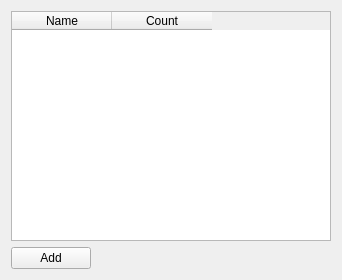
<?xml version="1.0" encoding="UTF-8"?>
<ui version="4.0">
 <class>GroupsWidget</class>
 <widget class="QWidget" name="GroupsWidget">
  <property name="geometry">
   <rect>
    <x>0</x>
    <y>0</y>
    <width>342</width>
    <height>280</height>
   </rect>
  </property>
  <property name="windowTitle">
   <string>Form</string>
  </property>
  <layout class="QVBoxLayout" name="verticalLayout">
   <item>
    <widget class="QTableWidget" name="addGroupPB">
     <column>
      <property name="text">
       <string>Name</string>
      </property>
     </column>
     <column>
      <property name="text">
       <string>Count</string>
      </property>
     </column>
    </widget>
   </item>
   <item>
    <widget class="QPushButton" name="pushButton">
     <property name="sizePolicy">
      <sizepolicy hsizetype="Fixed" vsizetype="Fixed">
       <horstretch>0</horstretch>
       <verstretch>0</verstretch>
      </sizepolicy>
     </property>
     <property name="text">
      <string>Add</string>
     </property>
    </widget>
   </item>
  </layout>
 </widget>
 <resources/>
 <connections/>
</ui>
